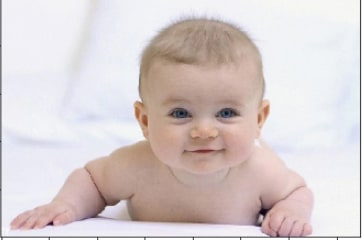
#> input picture img.jpeg, 362 x 240 px
$ jupyter execute facedetect.ipynb   (shell and % lines are left out)
#> lines starting #> are read from the running program, lines starting #| are printed output that depends on the picture; after the words box and inside, x2 and y2 are one past the last pixel; in counts of white or black regions, pixels touching at a corner belong together
[cell 1]
#Import out Libraries

import numpy as np
import cv2
import matplotlib.pyplot as plt

# Loading the saved Image

test_img = cv2.imread('./img.jpeg')
#> test_img is the input picture: shape (240, 362, 3); mean B, G, R 206, 206, 216.7

# Coverting to grey scale

test_img_gray = cv2.cvtColor(test_img, cv2.COLOR_BGR2GRAY)
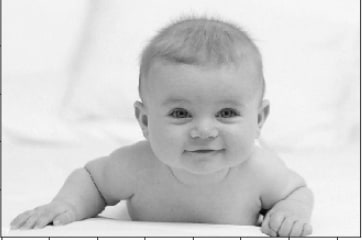
#> test_img_gray: shape (240, 362); min 4, max 255, mean 209.2

# Displaying grayscale Image

plt.imshow(test_img_gray , cmap='gray')

[cell 2]
'''OpenCv loads Image in BGR format, covert this
 to RGB format'''

def convertToRGB(image):
    return cv2.cvtColor(image, cv2.COLOR_BGR2RGB)

[cell 3]
'''Loading the Classifier for Frontal face'''

haarCascadeFace = cv2.CascadeClassifier('data/haarcascade_frontalface_default.xml')

[cell 4]
'''Detect Multiscale module of Classifier is used

        # Parameters to be used here will be
    ==============================================
    1. ScaleFactor
    2. MinNeighbors
'''

[cell 5]
faces_rects = haarCascadeFace.detectMultiScale(test_img,scaleFactor=1.2,minNeighbors=5)
#> faces_rects = [[142, 61, 131, 131]]

#Print Number of Faces found

print('Faces Found :', len(faces_rects))
#| Faces Found : 1

[cell 6]
'''
Loop over all Coordinates returned and draw rectangles around
 them using OpenCV
'''

for(x,y,w,h) in faces_rects:
    cv2.rectangle(test_img,(x,y),(x+w,y+h),(0,255,0),2)
#> this loop made 1 pass
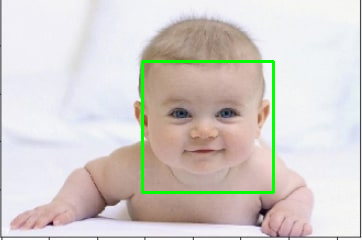
#> test_img: shape (240, 362, 3); 1.8% of pixels changed, all inside (x1, y1, x2, y2) = (141, 60, 275, 194)

[cell 7]
'''
Display original Image in Colored to show detected face
'''

plt.imshow(cv2.cvtColor(test_img, cv2.COLOR_BGR2RGB))

[cell 8]
'''Face-Detection with Generalised Function
===============================================
'''

def detect_faces(cascade,test_img,scalefactor=1.1):
    # Create Image copy to prevent any changes to Original One
    img_copy = test_img.copy()

    '''Convert test Image to grayscale as OpenCv facedetect
        expects gray images
    '''
    gray_img = cv2.cvtColor(img_copy, cv2.COLOR_BGR2GRAY)

    # Appy haar classifier

    faces_rect = cascade.detectMultiScale(gray_img,scaleFactor=scalefactor,minNeighbors=5)

    for(x,y,w,h) in faces_rect:
        cv2.rectangle(img_copy,(x,y),(x+w,y+h),(0,255,0),2)

    return img_copy

[cell 9]
'''
Use Generalised Function to detect faces
'''

test_img2 = cv2.imread('./test2.jpeg')
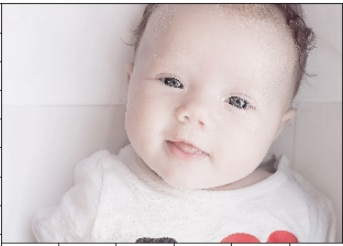
#> input picture test2.jpeg, 343 x 246 px
#> test_img2 is the input picture: shape (246, 343, 3); mean B, G, R 200.8, 200.5, 210.7

# Converting to GrayScale

test_img_gray = cv2.cvtColor(test_img2, cv2.COLOR_BGR2GRAY)
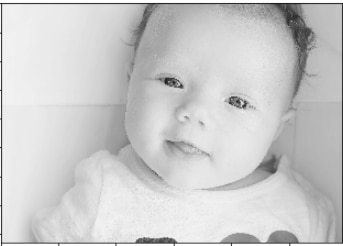
#> test_img_gray: shape (246, 343); min 8, max 255, mean 203.6

# Display GrayScale

plt.imshow(test_img_gray, cmap="gray")

[cell 10]
# Call Function to detect faces

faces = detect_faces(haarCascadeFace,test_img2)
#> in detect_faces, `faces_rect = cascade.detectMultiScale(gray_img,scaleFactor=scalefactor..`: faces_rect = [[117, 27, 174, 174]]
#> the loop in detect_faces, `for(x,y,w,h) in faces_rect:` made 1 pass
#> after the loop in detect_faces, `for(x,y,w,h) in faces_rect:`:
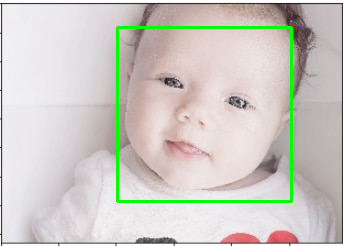
#> img_copy: shape (246, 343, 3); 2.47% of pixels changed, all inside (x1, y1, x2, y2) = (116, 26, 293, 203)

# Covert RGB and Display Image

plt.imshow(cv2.cvtColor(faces, cv2.COLOR_BGR2RGB))
